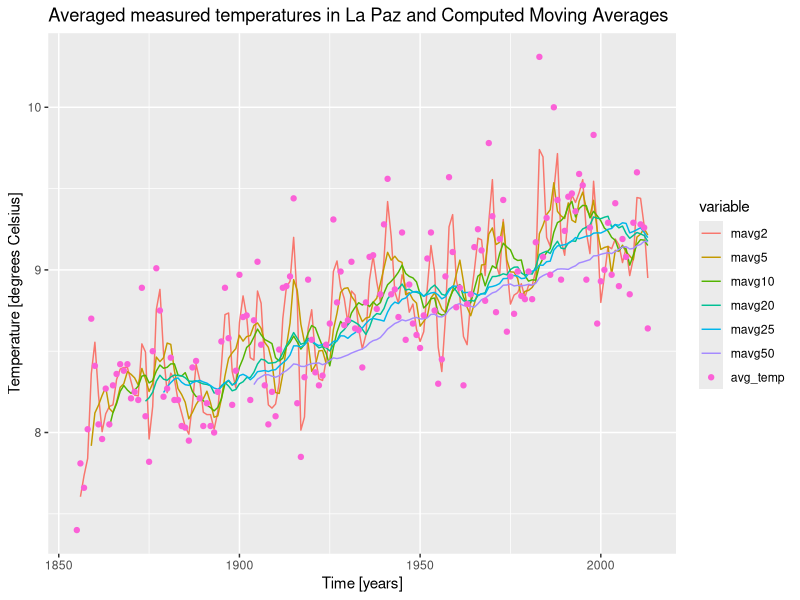
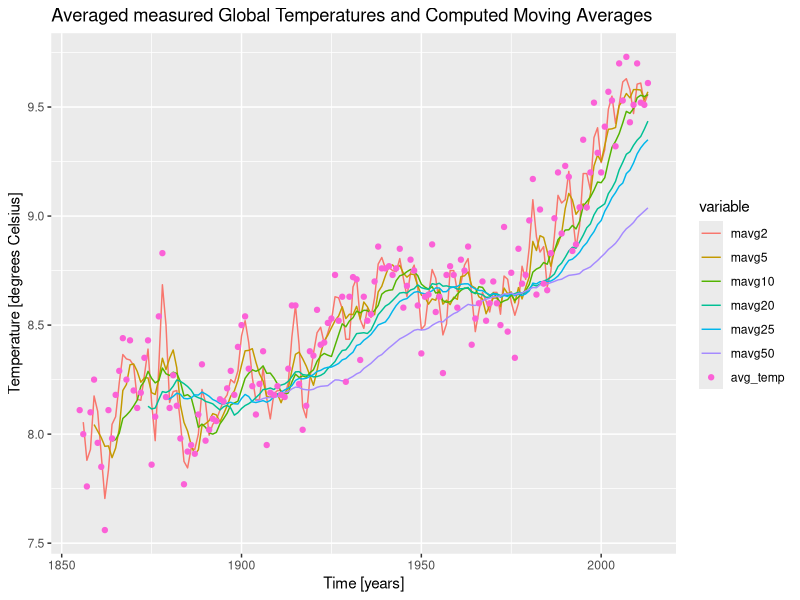
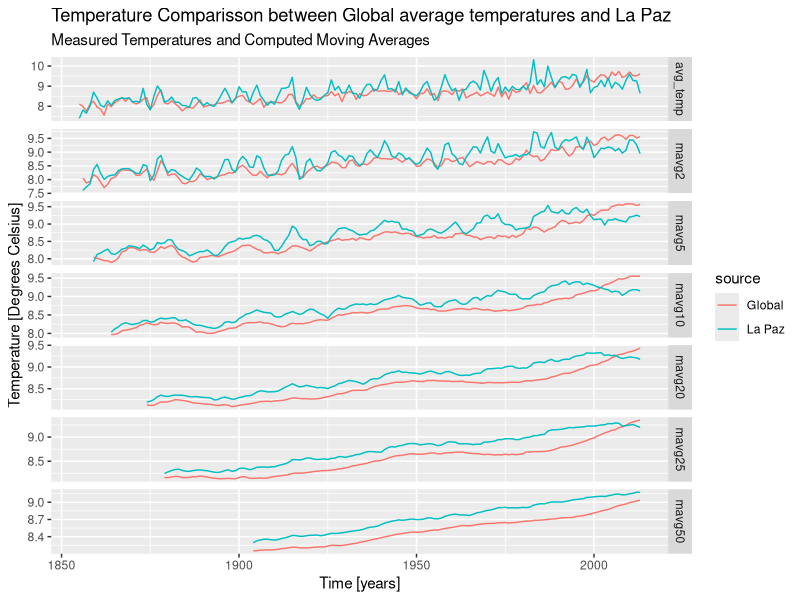
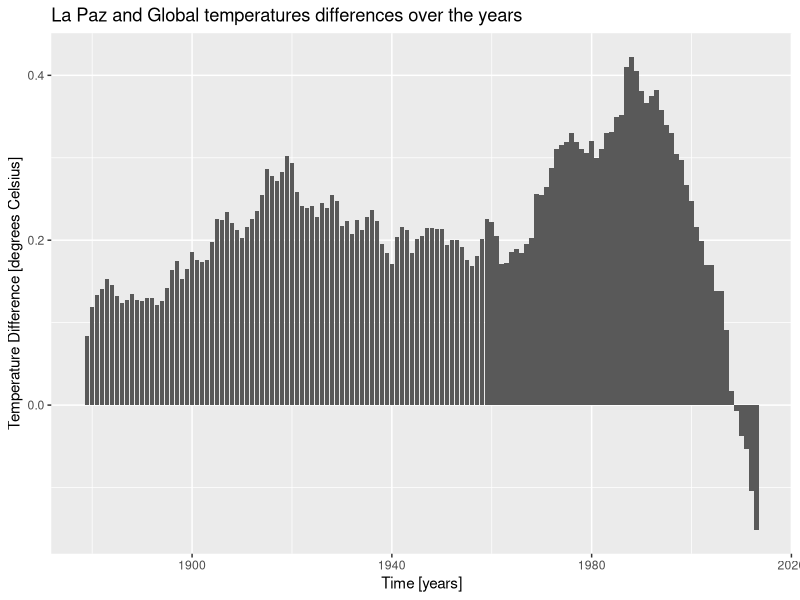
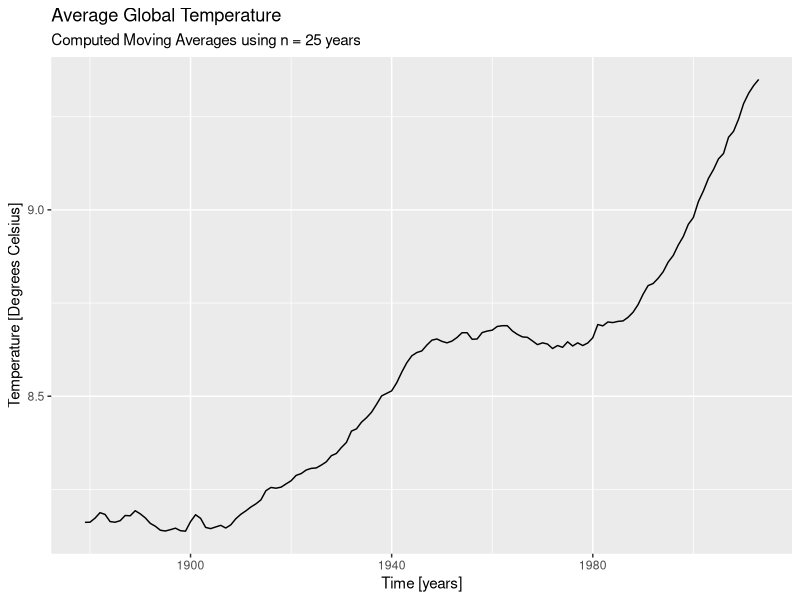

Write R code to recreate these figures, in order.
## ---- chunk 1
knitr::opts_chunk$set(echo = TRUE)
## ---- chunk 2
global_data <- read.csv(file = "Global_Weather.csv", header = TRUE, sep = ",")

lapaz_data <- read.csv(file = "LaPaz_Weather.csv", header = TRUE, sep = ",")
## ---- chunk 3
#table sizes

dim(global_data)

dim(lapaz_data)

#table details

str(global_data)

str(lapaz_data)
## ---- chunk 4
#compute the moving average for a number of time ranges

n <- c(2, 5, 10, 20, 25, 50)

#moving averages for La Paz city

for (i in 1:length(n)){
  column_name <- paste("mavg", n[i], sep = "")
  new_data <- rep(0, nrow(lapaz_data))
  for (j in 1:(nrow(lapaz_data)-n[i]+1)){
    new_data[j+n[i]-1] <- sum(lapaz_data$avg_temp[j:(j+n[i]-1)])/n[i]
  }
  lapaz_data[ , ncol(lapaz_data) + 1] <- new_data
  colnames(lapaz_data)[ncol(lapaz_data)] <- column_name
}


#moving average for global data

for (i in 1:length(n)){
  column_name <- paste("mavg", n[i], sep = "")
  new_data <- rep(0, nrow(global_data))
  for (j in 1:(nrow(global_data)-n[i]+1)){
    new_data[j+n[i]-1] <- sum(global_data$avg_temp[j:(j+n[i]-1)])/n[i]
  }
  global_data[ , ncol(global_data) + 1] <- new_data
  colnames(global_data)[ncol(global_data)] <- column_name
}
## ---- chunk 5
head(lapaz_data)

head(global_data)
## ---- chunk 6
#a new dataframe is created, with the following  columns: year, source, 
#variable, value

library(reshape2)

lapaz_computeddata <- melt(lapaz_data, id = c("year", 
                                              "city", 
                                              "country"))

#rename the column names
names(lapaz_computeddata) <- c("year", 
                               "source", 
                               "country", 
                               "variable", 
                               "value")

#drop the column "country" because is no longer necessary

lapaz_computeddata <- subset(lapaz_computeddata, select = c("year", 
                                                            "source",
                                                            "variable", 
                                                            "value"))

#we do the same for the global dataframe

global_computeddata <- melt(global_data, id = c("year"))

#add the column "source

global_computeddata$source <- "Global"

#reorder the DataFrame 

global_computeddata <- global_computeddata[ , c(1, 4, 2, 3)]

#bind both dataframes

alldata <- rbind(lapaz_computeddata, global_computeddata)
## ---- chunk 7
library(ggplot2)
library(dplyr)
## ---- chunk 8
lapaz_avg_temp <- lapaz_computeddata %>% 
  filter(variable == "avg_temp", value > 0)

lapaz_computeddata %>% 
  filter(variable != "avg_temp", value > 0) %>% 
  ggplot (aes(x = year, y = value, color = variable)) + 
  geom_line() +
  geom_point(data = lapaz_avg_temp, aes(x = year, y = value)) +
  ggtitle("Averaged measured temperatures in La Paz and Computed Moving Averages") +
  xlab("Time [years]") +
  ylab("Temperature [degrees Celsius]")
## ---- chunk 9
global_avg_temp <- global_computeddata %>% 
  filter(variable == "avg_temp", value > 0)

global_computeddata %>% filter(variable != "avg_temp", value > 0) %>%
  ggplot(aes(x = year, y = value, color = variable)) +
  geom_line() +
  geom_point(data = global_avg_temp, aes(x = year, y = value)) +
  ggtitle("Averaged measured Global Temperatures and Computed Moving Averages") +
  xlab("Time [years]") + 
  ylab("Temperature [degrees Celsius]")
## ---- chunk 10
alldata %>% 
  filter(value > 0) %>%
  ggplot( aes(x = year, y =value, color = source)) +
  geom_line() + 
  facet_grid(variable~., scales = "free") +
  ggtitle("Temperature Comparisson between Global average temperatures and La Paz", 
          subtitle = "Measured Temperatures and Computed Moving Averages") +
  xlab("Time [years]") + 
  ylab("Temperature [Degrees Celsius]")
## ---- chunk 11
#a new dataframe is built
mavg25 <- data.frame(year = lapaz_data$year, lapaz_mavg25 = lapaz_data$mavg25, 
                     global_mavg25 = global_data$mavg25)

#the difference is defined as La Paz - Global mvag25 temperatures
mavg25$difference <- mavg25$lapaz_mavg25 - mavg25$global_mavg25

mavg25 %>% 
  filter(lapaz_mavg25 > 0, global_mavg25 > 0) %>%
  ggplot(aes(x = year, y = difference)) +
  geom_col() +
  ggtitle("La Paz and Global temperatures differences over the years") +
  xlab("Time [years]") +
  ylab("Temperature Difference [degrees Celsius]")
## ---- chunk 12
alldata %>% filter(value > 0, variable == "mavg25", source == "Global") %>%
  ggplot( aes(x = year, y =value)) +
  geom_line() + 
  ggtitle("Average Global Temperature", 
          subtitle = "Computed Moving Averages using n = 25 years") +
  xlab("Time [years]") + 
  ylab("Temperature [Degrees Celsius]")
